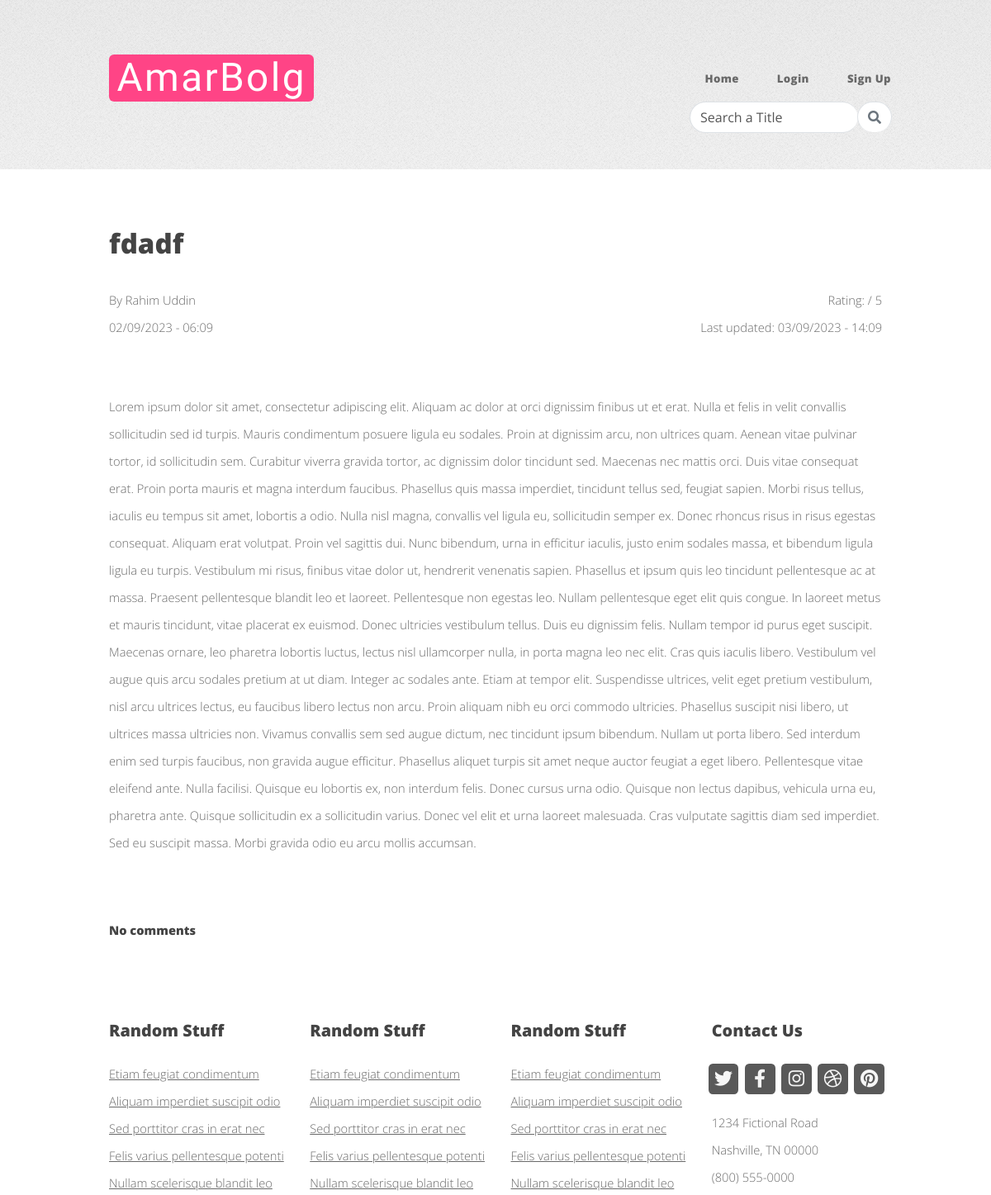
Page /posts/readpost/1 (upper part) on the earlier database version.
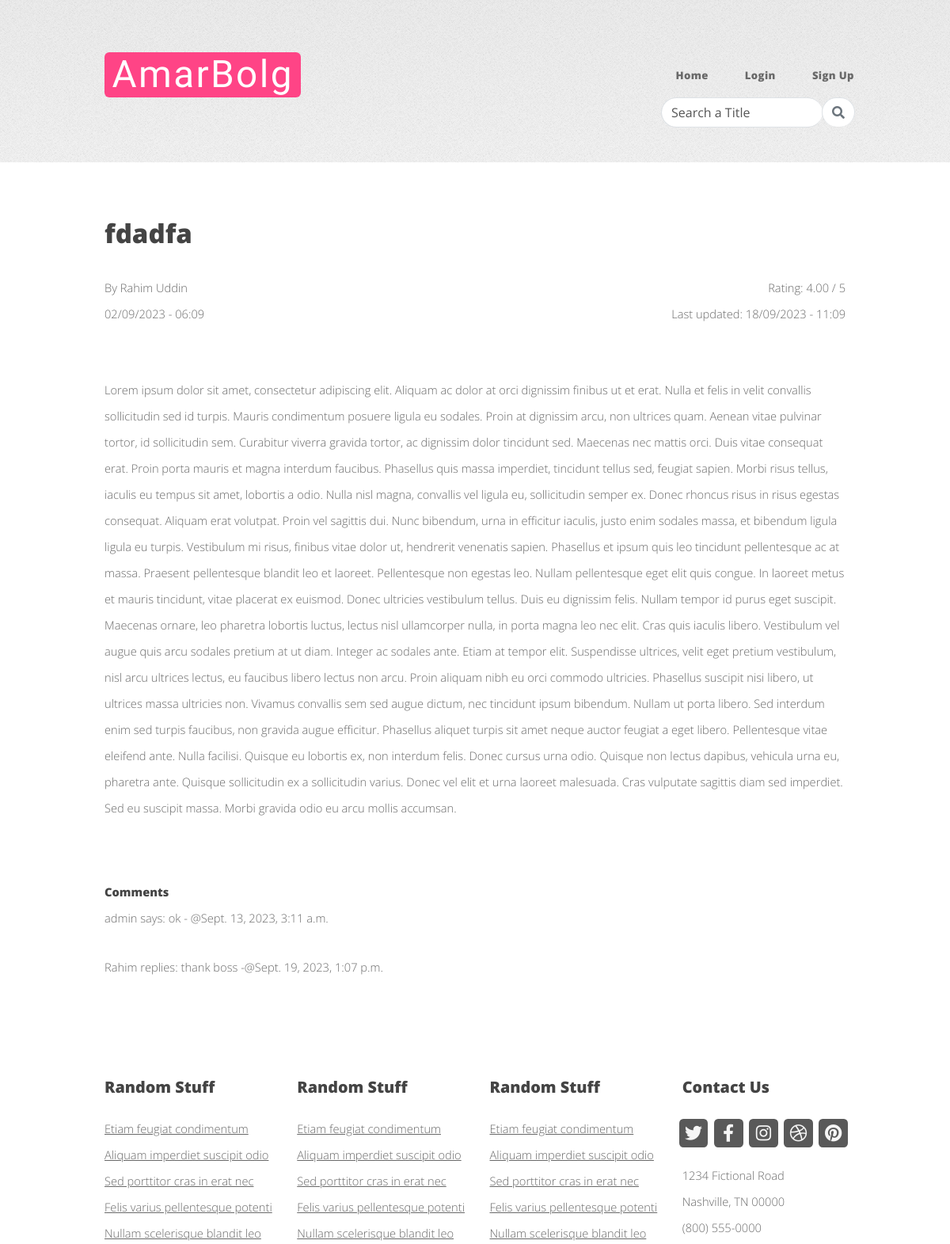
Same page on the later database version.
### posts/models.py (models this page shows, shortened)
class posts(models.Model):
    blogger = models.ForeignKey(User, on_delete=models.CASCADE, related_name='post')
    title = models.CharField(max_length=250)
    topic = models.CharField(max_length=50, choices=choices.TOPICS)
    content=models.TextField()
    pub_date=models.DateTimeField(auto_now_add=True)
    mod_date=models.DateTimeField(auto_now=True)

### interactions/models.py (models this page shows, shortened)
class interactions(models.Model):
    post=models.ForeignKey(posts, on_delete=models.CASCADE, related_name='interactions')
    user=models.ForeignKey(User, on_delete=models.CASCADE, related_name='interactor')
    comment=models.TextField()
    rating=models.IntegerField(default=0)
    date=models.DateTimeField(auto_now_add=True)
    class Meta:
        unique_together = ('post','user')

class relpies(models.Model):
    comment=models.ForeignKey(interactions, on_delete=models.CASCADE, related_name='replies')
    user = models.ForeignKey(User, on_delete=models.CASCADE, related_name='replier')
    reply=models.TextField()
    date=models.DateTimeField(auto_now_add=True)

### posts/views.py (the view)
# urls.py: path('readpost/<int:pk>',views.readPost.as_view(), name='read'),
class readPost(generic.DetailView):
    model=posts
    template_name='read_post.html'
    def get_context_data(self, **kwargs: Any) -> dict[str, Any]:
        context = super().get_context_data(**kwargs)
        context['interactions']=interactions.objects.filter(post=kwargs['object'])
        context['rating'] = interactions.objects.filter(post=kwargs['object']).aggregate(Avg('rating'))['rating__avg']
        context['rep'] = relpies.objects.filter(comment__post=kwargs['object'])
        context['comment_sw']=True
        if self.request.user in [item.user for item in interactions.objects.filter(post=kwargs['object'])]:
            context['comment_sw']=False
        return context

### posts/templates/read_post.html (shortened to what this page needs)
{% extends 'core/base.html' %}
{% block content %}
<div id="main-wrapper">
    <div class="container">
        <div>
                <div id="content">
                    <section class="last">
                        <h2> {{object.title}} </h2>
                        <div class="d-flex justify-content-between">
                        <small> By {{object.blogger.first_name}} {{object.blogger.last_name}} </small>
                        <small>Rating: {{rating|floatformat:"2"}} / 5</small>
                        </div>
                        <div class="d-flex justify-content-between">
                            <p>{{object.pub_date|date:"d/m/Y - H:m"}}</p>
                            <p>Last updated: {{object.mod_date|date:"d/m/Y - H:m"}} </p>
                        </div>
                        <p>
                            {{object.content}}
                        </p>
                    </section>
                    <div>
                        {% if interactions %}
                        <h5> Comments </h5>
                        {% for item in interactions  %}
                        <p>
                            {{item.user.first_name}} says:
                            {{item.comment}} -
                            @{{item.date}}
                            {% for r in rep %}
                                {% if r.comment == item %}
                                    <p> {{r.user.first_name}} replies: {{r.reply}} -@{{r.date}}</p>
                                {% endif %}
                            {% endfor %}
                        </p>
                        {% endfor %}
                        {% else %}
                        <h5> No comments </h5>
                        {% endif %}
                    </div>
        </div>
    </div>
</div>
{% endblock content %}

### core/templates/core/base.html (shortened to what this page needs)
{% load static %}
<!DOCTYPE HTML>
<html>
	<head>
		<link href="https://cdn.jsdelivr.net/npm/bootstrap@5.0.2/dist/css/bootstrap.min.css" rel="stylesheet">
		<link rel="stylesheet" href="{% static 'assets/css/main.css' %}" />
	</head>
	<body class="is-preload homepage">
		<div id="page-wrapper">
                {% include './nav.html' %}
            {% block content %}{% endblock content %}
				<div id="footer-wrapper">
					<footer id="footer" class="container">
						<div class="row">
							<div class="col-3 col-6-medium col-12-small">
									<section class="widget links">
										<h3>Random Stuff</h3>
										<ul class="style2">
											<li><a href="#">Etiam feugiat condimentum</a></li>
											<li><a href="#">Aliquam imperdiet suscipit odio</a></li>
											<li><a href="#">Sed porttitor cras in erat nec</a></li>
											<li><a href="#">Felis varius pellentesque potenti</a></li>
											<li><a href="#">Nullam scelerisque blandit leo</a></li>
										</ul>
									</section>
							</div>
							<div class="col-3 col-6-medium col-12-small">
									<section class="widget links">
										<h3>Random Stuff</h3>
										<ul class="style2">
											<li><a href="#">Etiam feugiat condimentum</a></li>
											<li><a href="#">Aliquam imperdiet suscipit odio</a></li>
											<li><a href="#">Sed porttitor cras in erat nec</a></li>
											<li><a href="#">Felis varius pellentesque potenti</a></li>
											<li><a href="#">Nullam scelerisque blandit leo</a></li>
										</ul>
									</section>
							</div>
							<div class="col-3 col-6-medium col-12-small">
									<section class="widget links">
										<h3>Random Stuff</h3>
										<ul class="style2">
											<li><a href="#">Etiam feugiat condimentum</a></li>
											<li><a href="#">Aliquam imperdiet suscipit odio</a></li>
											<li><a href="#">Sed porttitor cras in erat nec</a></li>
											<li><a href="#">Felis varius pellentesque potenti</a></li>
											<li><a href="#">Nullam scelerisque blandit leo</a></li>
										</ul>
									</section>
							</div>
							<div class="col-3 col-6-medium col-12-small">
									<section class="widget contact last">
										<h3>Contact Us</h3>
										<ul>
											<li><a href="#" class="icon brands fa-twitter"><span class="label">Twitter</span></a></li>
											<li><a href="#" class="icon brands fa-facebook-f"><span class="label">Facebook</span></a></li>
											<li><a href="#" class="icon brands fa-instagram"><span class="label">Instagram</span></a></li>
											<li><a href="#" class="icon brands fa-dribbble"><span class="label">Dribbble</span></a></li>
											<li><a href="#" class="icon brands fa-pinterest"><span class="label">Pinterest</span></a></li>
										</ul>
										<p>1234 Fictional Road<br />
										Nashville, TN 00000<br />
										(800) 555-0000</p>
									</section>
							</div>
						</div>
						<div class="row">
							<div class="col-12">
							</div>
						</div>
					</footer>
				</div>
			</div>
	</body>
</html>

### core/templates/core/nav.html
<div id="header-wrapper">
    <header id="header" class="container">
            <div id="logo">
                <h1><a href="{% url 'home' %}">AmarBolg</a></h1>
            </div>
        <div class="d-flex flex-row-reverse bd-highlight">
            <nav id="nav" class = "row">
                <ul>
                    <li  {% if title == 'Home' %}class="current"{% endif %}><a href="{% url 'home' %}">Home</a></li>
                    {% if user.is_authenticated %}
                    <li {% if title == 'Profile' %}class="current"{% endif %}><a href="{% url 'profile' %}">Profile</a></li>
                    <li><a href="{% url 'logout' %}">Logout</a></li>
                    {% else %}
                    <li {% if title == 'Login' %}class="current"{% endif %}><a href="{% url 'login' %}">Login</a></li>
                    <li {% if title == 'Sign up' %} class="current" {% endif %} ><a href="{% url 'signup' %}">Sign Up</a></li>
                    {% endif %}
                </ul>
            </nav>
            <div class="row">
                <div class="col-md-12 mx-auto">
                    <form method='get' action="{% url 'search' %}">
                    <div class="input-group">
                        <input class="form-control border-end-0 border rounded-pill" type="search" placeholder="Search a Title" name='search'>
                        <span class="input-group-append">
                            <button class="btn btn-outline-secondary bg-white border-bottom-0 border rounded-pill ms-n5" type="button">
                                <i class="fa fa-search"></i>
                            </button>
                        </span>
                    </div>
                </form>
                </div>
            </div>
        </div>
    </header>
</div>

Differences in the rows shown:
changed posts "Rahim": title "fdadf" → "fdadfa"; mod_date "03/09/2023 - 14:09" → "18/09/2023 - 11:09"
added interactions: user.first_name "admin", comment "ok", date "Sept. 13, 2023, 3:11 a.m."
added relpies: user.first_name "Rahim", reply "thank boss", date "Sept. 19, 2023, 1:07 p.m."
Other differences:
{{ rating|floatformat:"2" }}: (not shown) → "4.00"
text no longer shown: "No comments"
text now shown: "Comments"
